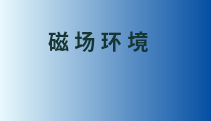
                         <widget class="QWidget" name="widget_mag" native="true">
                          <property name="minimumSize">
                           <size>
                            <width>0</width>
                            <height>121</height>
                           </size>
                          </property>
                          <property name="maximumSize">
                           <size>
                            <width>16777215</width>
                            <height>121</height>
                           </size>
                          </property>
                          <property name="styleSheet">
                           <string notr="true">.QWidget{
	background-color: qlineargradient(x1:0, y0:0, x2:1, y2:0,stop:0 rgb(232, 249, 253), stop:1 rgb(4, 79, 163));
	border-radius:20px;
	color: rgb(255, 255, 255);
}

</string>
                          </property>
                          <layout class="QHBoxLayout" name="horizontalLayout_18" stretch="1,5">
                           <property name="spacing">
                            <number>24</number>
                           </property>
                           <property name="leftMargin">
                            <number>24</number>
                           </property>
                           <property name="topMargin">
                            <number>24</number>
                           </property>
                           <property name="rightMargin">
                            <number>24</number>
                           </property>
                           <property name="bottomMargin">
                            <number>24</number>
                           </property>
                           <item>
                            <widget class="QWidget" name="widget_mag_icon" native="true">
                             <property name="styleSheet">
                              <string notr="true"/>
                             </property>
                             <widget class="QLabel" name="label_7">
                              <property name="geometry">
                               <rect>
                                <x>22</x>
                                <y>6</y>
                                <width>61</width>
                                <height>61</height>
                               </rect>
                              </property>
                              <property name="styleSheet">
                               <string notr="true">image: url(:/loo/magnet.png);</string>
                              </property>
                              <property name="text">
                               <string/>
                              </property>
                             </widget>
                            </widget>
                           </item>
                           <item>
                            <layout class="QHBoxLayout" name="horizontalLayout_mag_1" stretch="8,1">
                             <item>
                              <layout class="QVBoxLayout" name="verticalLayout_mag_2" stretch="2,3">
                               <property name="spacing">
                                <number>2</number>
                               </property>
                               <item>
                                <widget class="QLabel" name="mag_name">
                                 <property name="font">
                                  <font>
                                   <family>等线</family>
                                   <pointsize>16</pointsize>
                                   <weight>75</weight>
                                   <bold>true</bold>
                                  </font>
                                 </property>
                                 <property name="styleSheet">
                                  <string notr="true">color: rgb(22, 54, 53)</string>
                                 </property>
                                 <property name="text">
                                  <string>磁 场 环 境</string>
                                 </property>
                                </widget>
                               </item>
                               <item>
                                <layout class="QHBoxLayout" name="horizontalLayout_main_mag" stretch="1,6">
                                 <item>
                                  <widget class="QLabel" name="mag_value">
                                   <property name="font">
                                    <font>
                                     <family>微软雅黑</family>
                                     <pointsize>14</pointsize>
                                     <weight>75</weight>
                                     <bold>true</bold>
                                    </font>
                                   </property>
                                   <property name="text">
                                    <string/>
                                   </property>
                                  </widget>
                                 </item>
                                 <item>
                                  <widget class="QLabel" name="mag_bool">
                                   <property name="text">
                                    <string/>
                                   </property>
                                  </widget>
                                 </item>
                                </layout>
                               </item>
                              </layout>
                             </item>
                             <item>
                              <widget class="QLabel" name="state_main_mag">
                               <property name="font">
                                <font>
                                 <pointsize>17</pointsize>
                                 <weight>75</weight>
                                 <bold>true</bold>
                                </font>
                               </property>
                               <property name="styleSheet">
                                <string notr="true">color: rgb(43, 101, 103);</string>
                               </property>
                               <property name="text">
                                <string/>
                               </property>
                               <property name="alignment">
                                <set>Qt::AlignLeading|Qt::AlignLeft|Qt::AlignTop</set>
                               </property>
                              </widget>
                             </item>
                            </layout>
                           </item>
                          </layout>
                         </widget>
